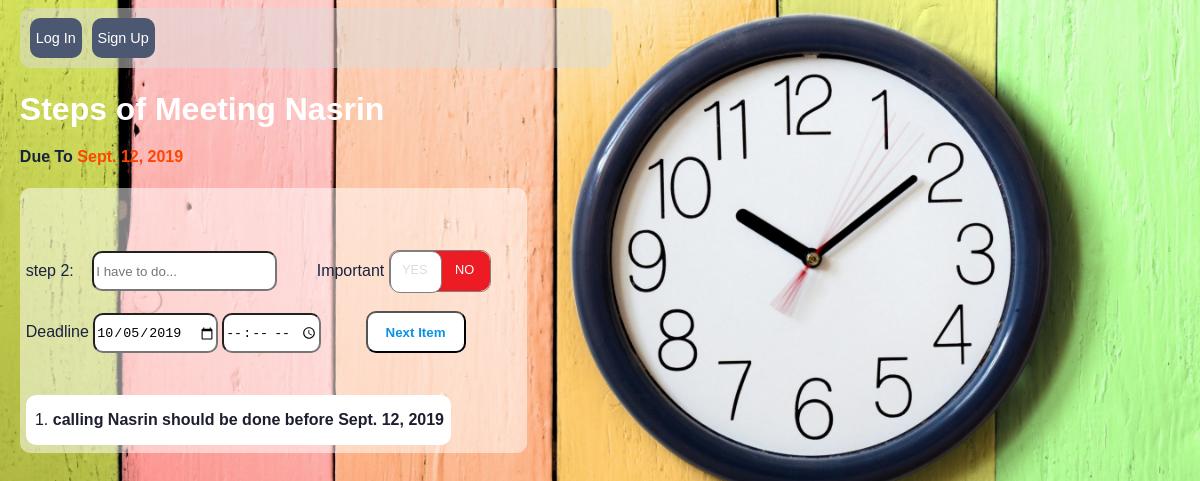
/20/, run on an earlier commit of the app's database.
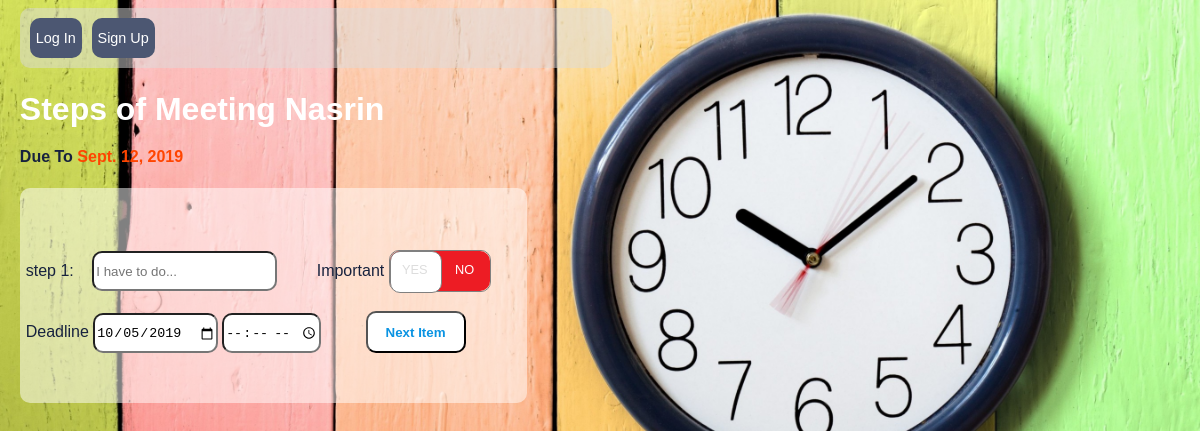
And on a later commit of the database.
### todoapp/models.py (models this page shows, shortened)
class ToDoList(models.Model):
	user = models.ForeignKey(User, on_delete=models.CASCADE)
	title = models.CharField(max_length=300)
	deadline = models.DateField()
	done = models.BooleanField(default=False)	 #If the "done" field of all its items = done --> True
	hasItem = models.BooleanField(default=False) #If a task doesn't have any items, it should be considered in the user's calendar itself.

class ToDoItem(models.Model):
	todolist = models.ForeignKey(ToDoList, on_delete=models.CASCADE)
	title = models.CharField(max_length=300)
	date_to_do = models.DateField(null=True, blank=True)
	time_to_do = models.TimeField(null=True, blank=True)
	done = models.BooleanField(default=False)
	important = models.BooleanField(default=False)

### todoapp/views.py (the view, shortened to what this page needs)
# urls.py: path('<int:list_id>/', views.todo_item, name='items'),
def todo_item(request, list_id):
	todolist = ToDoList.objects.get(id=list_id)
	todoitems = ToDoItem.objects.filter(todolist=list_id)
	step_number = todoitems.count() + 1
	context = {"todoitems": todoitems, "todolist":todolist, "step_number":step_number}
	return render(request, "todoapp/items.html", context)

### templates/todoapp/items.html (shortened to what this page needs)
{% extends 'todoapp/base.html' %}
{% block content %}
<div class="container">
<h1>Steps of <span>{{todolist.title}}</span></h1>
<h4>Due To <span>{{todolist.deadline}}</span></h4>
<form action="" method="post" id="items">
	<div class="todoFields">
		<div class="first-row">
			<span class="title">
				<label for="title" class="stepNumber">step {{step_number}}:</label>
				<input type="text" id="title" placeholder="I have to do..." name="title" required>
			</span>
			<span class="important">Important
			<label class='toggle-label'>
				<span class='back'>
					<span class='toggle'></span>
					<span class='label on'>YES</span>
					<span class='label off'>NO</span>
				</span>
			</label>
			</span>
		</div>
		<div class="second-row">
			<span>
				<label for="due_date">Deadline</label>
				<input type="date" id="due_date" name="due_date">
			</span>
			<span>
				<input type="time" id="due_time" name="due_time">
			</span>
			<button type="submit" name="save" class="addItem"><b>Next Item</b></button>
		</div>
	</div>
	<ol class="todoitems">
		{% for item in todoitems %}
			<li data-id="{{item.id}}">
				{% if item.important %}<b>{% endif %}<p class="taskText">{{item.title}}</p>
				<span class="taskText">should be done before <span class="itemDate"> {{item.date_to_do}}</span></span>
				{% if item.important %}</b>{% endif %}
			</li>
		{% endfor %}
	</ol>
</div>
{% endblock %}

### templates/todoapp/base.html (shortened to what this page needs)
{% load static %}
<head>
	<link rel="stylesheet" type="text/css" href="{% static 'todoapp/styles.css' %}">
	<link rel="stylesheet" type="text/css" href="{% static 'fontawesome/css/fontawesome-all.min.css' %}">
</head>
<body>
	{% include 'todoapp/nav.html' %}
    {% block content %}{% endblock %}
</body>

### templates/todoapp/nav.html
<nav class="navbar-nav">
	{% if user.is_authenticated %}
		<a class="nav-item nav-link" href="{% url 'todoapp:logout' %}">Log Out</a>
		{% if request.get_full_path != '/' %}
			<a href="{% url 'todoapp:index'%}" class="planning">My Calendar</a>
		{% endif %}
		{% if request.get_full_path != '/general_tasks/' %}
			<a href="{% url 'todoapp:general-tasks'%}" class="planning">Keep Planning</a>
		{% endif %}
		<span><b>{{user.username}}!</b> Light Tomorrow With Today :)</span>
	{% else %}
		<a class="nav-item nav-link" href="{% url 'todoapp:login' %}">Log In</a>
		<a class="nav-item nav-link" href="{% url 'todoapp:signup' %}">Sign Up</a>
	{% endif %}
</nav>

### static/todoapp/styles.css (style rules this page uses)
body { background: url("images/todo.jpg") no-repeat right top fixed; -webkit-background-size: cover; -moz-background-size: cover; background-size: cover; font-family: Arial, Helvetica Neue, Helvetica, sans-serif; }
.container, nav { float:left; width: 50%; padding: 2% 0 5% 1%; }
h1 { margin-top: 0; color: white; margin-bottom: 20px !important; }
h3, h4 { color: #17223E; }
h4 { margin-top: 0 !important; }
h4 > span { color: #FF4500; }
.todoFields { margin-top: 40px; margin-bottom:40px; color: #17223E; }
.todoFields input { height: 40px; }
.first-row { margin-bottom: 20px; }
.title { margin-right:49px; }
.title input { position: relative; left: 14px; }
button.addTask, button.addItem, input { border-radius: 10px 10px 10px 10px; }
.addItem { height:42px; width: 100px; color: #0a93e2; background: white; margin-left: 40px; cursor: pointer; }
.toggle-label { position: relative; top:16px; display: inline-block; width: 100px; height: 40px; border: 1px solid #808080; border-radius: 10px 10px 10px 10px; margin-right: 30px; line-height: 38px; }
.toggle-label input[type=checkbox]+.back { position: absolute; width: 100%; height: 100%; background: #ed1c24; transition: background 150ms linear; border-radius: 10px 10px 10px 10px; }
.toggle-label input[type=checkbox]+.back .toggle { display: block; position: absolute; content: ' '; background: #fff; width: 50%; height: 100%; transition: margin 150ms linear; border: 1px solid #808080; border-radius: 10px 10px 10px 10px; }
.toggle-label .label { display: block; position: absolute; width: 50%; color: #ddd; text-align: center; font-size: 0.8em; }
.toggle-label .label.on { left: 0px; }
.toggle-label .label.off { right: 0px; }
.toggle-label input[type=checkbox]+.back .label.off { color: #fff; }
#tabchild, #signup, #login, #items, #logout { max-width: 100%; float: left; clear: both; display: block; border-radius: 10px 10px 10px 10px; }
#general, #items { background: rgba(255,255,255, 0.5); padding: 1%; }
nav { margin-left: 1%; border-radius: 10px 10px 10px 10px; padding: 10px 0; background: rgba(220,220,220, 0.5); }
nav a { text-decoration: none; display:inline-block; padding: 1%; color: white; background: #4c5772; margin-left: 10px; cursor: pointer; border-radius: 10px 10px 10px 10px; line-height: 28px; text-align: center; float:left; font-size: 1.2vw; }
.taskTitle, .itemTitle, .todotitle, h1 > span, .thisTitle { text-transform: capitalize; }

What changed in the data, as far as the page shows it:
removed ToDoItem: title "calling Nasrin", date_to_do "Sept. 12, 2019"
Also different on the page:
{{ step_number }}: "2" → "1"
